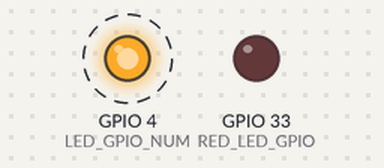
Simulated run of this sketch. Board: ESP32. On the bench: output pins drawn as LEDs (lit = HIGH). Dashed ring = blinking. WiFi joins after 1.5 s; servers stay silent unless stated; the camera gives no picture; what the sketch prints to the serial monitor is not drawn.

Above: at 2.03 s.
Timing chart, 0 to 5.0 s (numbered marks = the images above):
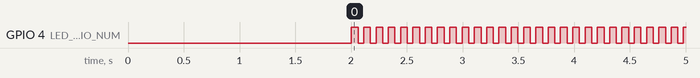

The sketch:

esp32cam.ino
```cpp
#include "esp_camera.h"
#include <WiFi.h>
#include <ArduinoWebsockets.h>
#include "esp_timer.h"
#include "img_converters.h"
#include "fb_gfx.h"
#include "soc/soc.h" // disable burnout problems
#include "soc/rtc_cntl_reg.h" // disable burnout problems
#include "driver/gpio.h"

// camera pins for AI Thinker Cam
#define PWDN_GPIO_NUM  32
#define RESET_GPIO_NUM -1
#define XCLK_GPIO_NUM  0
#define SIOD_GPIO_NUM  26
#define SIOC_GPIO_NUM  27
#define Y9_GPIO_NUM    35
#define Y8_GPIO_NUM    34
#define Y7_GPIO_NUM    39
#define Y6_GPIO_NUM    36
#define Y5_GPIO_NUM    21
#define Y4_GPIO_NUM    19
#define Y3_GPIO_NUM    18
#define Y2_GPIO_NUM    5
#define VSYNC_GPIO_NUM 25
#define HREF_GPIO_NUM  23
#define PCLK_GPIO_NUM  22
// 4 for flash led or 33 for normal led
#define LED_GPIO_NUM   4
#define RED_LED_GPIO 33

#define LIGHT_THRESHOLD 400


const char* ssid = "Prithwis's Galaxy A23 5G";
const char* password = "llmg3484";

const char* websockets_server_host = "192.168.147.178";
const uint16_t websockets_server_port = 3001;

camera_fb_t* fb = NULL;
size_t _jpg_buf_len = 0;
uint8_t* _jpg_buf = NULL;
uint8_t state = 0;

using namespace websockets;
WebsocketsClient client;

void onMessageCallback(WebsocketsMessage message)
{
  Serial.print("Got Message: ");
  Serial.println(message.data());
}

esp_err_t init_camera()
{
  camera_config_t config;
  config.ledc_channel = LEDC_CHANNEL_0;
  config.ledc_timer = LEDC_TIMER_0;
  config.pin_d0 = Y2_GPIO_NUM;
  config.pin_d1 = Y3_GPIO_NUM;
  config.pin_d2 = Y4_GPIO_NUM;
  config.pin_d3 = Y5_GPIO_NUM;
  config.pin_d4 = Y6_GPIO_NUM;
  config.pin_d5 = Y7_GPIO_NUM;
  config.pin_d6 = Y8_GPIO_NUM;
  config.pin_d7 = Y9_GPIO_NUM;
  config.pin_xclk = XCLK_GPIO_NUM;
  config.pin_pclk = PCLK_GPIO_NUM;
  config.pin_vsync = VSYNC_GPIO_NUM;
  config.pin_href = HREF_GPIO_NUM;
  config.pin_sccb_sda = SIOD_GPIO_NUM;
  config.pin_sccb_scl = SIOC_GPIO_NUM;
  config.pin_pwdn = PWDN_GPIO_NUM;
  config.pin_reset = RESET_GPIO_NUM;
  config.xclk_freq_hz = 20000000;
  config.frame_size = FRAMESIZE_VGA;
  config.pixel_format = PIXFORMAT_JPEG;  // for streaming
  //config.pixel_format = PIXFORMAT_RGB565; // for face detection/recognition
  config.grab_mode = CAMERA_GRAB_WHEN_EMPTY;
  config.fb_location = CAMERA_FB_IN_PSRAM;
  config.jpeg_quality = 12;
  config.fb_count = 2;

  esp_err_t err = esp_camera_init(&config);
  if (err != ESP_OK)
  {
    Serial.printf("Camera init failed: 0x%x", err);
    return err;
  }
  sensor_t* s = esp_camera_sensor_get();
  s->set_framesize(s, FRAMESIZE_VGA);
  Serial.println("camera init OK");
  return ESP_OK;
};

esp_err_t init_wifi()
{
  WiFi.begin(ssid, password);
  Serial.println("Wifi init ");
  while (WiFi.status() != WL_CONNECTED)
  {
    delay(500);
    Serial.print(".");
  }
  Serial.println("");
  Serial.println("WiFi OK");
  Serial.println("connecting to WS: ");
  client.onMessage(onMessageCallback);
  bool connected = client.connect(websockets_server_host, websockets_server_port, "/");
  if (!connected)
  {
    Serial.println("WS connection failed");
    Serial.println(WiFi.localIP());
    state = 3;
    return ESP_FAIL;
  }
  if (state == 3)
  {
    return ESP_FAIL;
  }
  Serial.println("WS_OK");
  client.send("hello from esp32 camera stream!");
  return ESP_OK;
};

void setup()
{
  WRITE_PERI_REG(RTC_CNTL_BROWN_OUT_REG, 0);

  Serial.begin(115200);
  pinMode(LED_GPIO_NUM, OUTPUT);
  pinMode(RED_LED_GPIO, OUTPUT);
  Serial.setDebugOutput(true);

  init_camera();
  init_wifi();
}

void loop()
{
  if (client.available())
  {
    digitalWrite(LED_GPIO_NUM, HIGH);
    camera_fb_t* fb = esp_camera_fb_get();
    if(!fb)
    {
      Serial.println("img capture failed");
      esp_camera_fb_return(fb);
      ESP.restart();
    }

    // read the sensor's autoexposure values
    sensor_t* s = esp_camera_sensor_get();
    int exposure = s->status.aec_value;

    if (exposure > LIGHT_THRESHOLD)
    {
      // low light mode
      digitalWrite(LED_GPIO_NUM, HIGH);
      digitalWrite(RED_LED_GPIO, HIGH);
    }
    else
    {
      // normal light mode
      digitalWrite(LED_GPIO_NUM, LOW);
      digitalWrite(RED_LED_GPIO, LOW);
    }

    client.sendBinary((const char*) fb->buf, fb->len);
    Serial.println("image sent");
    esp_camera_fb_return(fb);
    client.poll();
    delay(50);
  }
}
```

Measured:
- by itself, GPIO 4 (LED_GPIO_NUM): alternates HIGH for 0.06 s and LOW for 0.05 s
